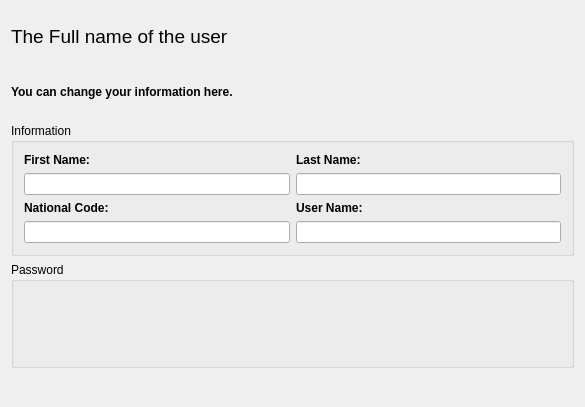
<?xml version="1.0" encoding="UTF-8"?>
<ui version="4.0">
 <class>UserEdit</class>
 <widget class="QDialog" name="UserEdit">
  <property name="geometry">
   <rect>
    <x>0</x>
    <y>0</y>
    <width>585</width>
    <height>407</height>
   </rect>
  </property>
  <property name="windowTitle">
   <string>Dialog</string>
  </property>
  <layout class="QGridLayout" name="gridLayout_4">
   <item row="0" column="0" colspan="6">
    <layout class="QGridLayout" name="gridLayout_3">
     <item row="0" column="0">
      <widget class="QLabel" name="label">
       <property name="sizePolicy">
        <sizepolicy hsizetype="MinimumExpanding" vsizetype="Preferred">
         <horstretch>0</horstretch>
         <verstretch>0</verstretch>
        </sizepolicy>
       </property>
       <property name="font">
        <font>
         <pointsize>14</pointsize>
         <fontweight>ExtraLight</fontweight>
        </font>
       </property>
       <property name="text">
        <string>The Full name of the user</string>
       </property>
      </widget>
     </item>
     <item row="1" column="0">
      <widget class="QLabel" name="label_2">
       <property name="sizePolicy">
        <sizepolicy hsizetype="MinimumExpanding" vsizetype="Preferred">
         <horstretch>0</horstretch>
         <verstretch>0</verstretch>
        </sizepolicy>
       </property>
       <property name="font">
        <font>
         <bold>true</bold>
        </font>
       </property>
       <property name="text">
        <string>You can change your information here.</string>
       </property>
      </widget>
     </item>
     <item row="0" column="1" rowspan="2">
      <widget class="QPushButton" name="pushButton">
       <property name="text">
        <string/>
       </property>
       <property name="icon">
        <iconset resource="resources.qrc">
         <normaloff>:/images/widgets/back.png</normaloff>:/images/widgets/back.png</iconset>
       </property>
       <property name="iconSize">
        <size>
         <width>48</width>
         <height>48</height>
        </size>
       </property>
       <property name="flat">
        <bool>true</bool>
       </property>
      </widget>
     </item>
    </layout>
   </item>
   <item row="2" column="0" colspan="6">
    <widget class="QGroupBox" name="gridGroupBox">
     <property name="title">
      <string>Password</string>
     </property>
     <layout class="QGridLayout" name="gridLayout_2"/>
    </widget>
   </item>
   <item row="3" column="5">
    <spacer name="horizontalSpacer_2">
     <property name="orientation">
      <enum>Qt::Orientation::Horizontal</enum>
     </property>
     <property name="sizeHint" stdset="0">
      <size>
       <width>40</width>
       <height>20</height>
      </size>
     </property>
    </spacer>
   </item>
   <item row="3" column="0">
    <spacer name="horizontalSpacer">
     <property name="orientation">
      <enum>Qt::Orientation::Horizontal</enum>
     </property>
     <property name="sizeHint" stdset="0">
      <size>
       <width>40</width>
       <height>20</height>
      </size>
     </property>
    </spacer>
   </item>
   <item row="3" column="2" colspan="3">
    <widget class="QPushButton" name="pushButton_2">
     <property name="text">
      <string/>
     </property>
     <property name="icon">
      <iconset resource="resources.qrc">
       <normaloff>:/images/widgets/check.png</normaloff>:/images/widgets/check.png</iconset>
     </property>
     <property name="iconSize">
      <size>
       <width>48</width>
       <height>48</height>
      </size>
     </property>
     <property name="flat">
      <bool>true</bool>
     </property>
    </widget>
   </item>
   <item row="1" column="0" colspan="6">
    <widget class="QGroupBox" name="">
     <property name="title">
      <string>Information</string>
     </property>
     <layout class="QGridLayout" name="gridLayout">
      <property name="leftMargin">
       <number>10</number>
      </property>
      <property name="topMargin">
       <number>10</number>
      </property>
      <property name="rightMargin">
       <number>10</number>
      </property>
      <property name="bottomMargin">
       <number>10</number>
      </property>
      <item row="0" column="1">
       <widget class="QLabel" name="label_7">
        <property name="font">
         <font>
          <bold>true</bold>
         </font>
        </property>
        <property name="text">
         <string>Last Name:</string>
        </property>
       </widget>
      </item>
      <item row="2" column="1">
       <widget class="QLabel" name="label_6">
        <property name="font">
         <font>
          <bold>true</bold>
         </font>
        </property>
        <property name="text">
         <string>User Name:</string>
        </property>
       </widget>
      </item>
      <item row="3" column="1">
       <widget class="QLineEdit" name="lineEdit_4"/>
      </item>
      <item row="0" column="0">
       <widget class="QLabel" name="label_3">
        <property name="font">
         <font>
          <bold>true</bold>
         </font>
        </property>
        <property name="text">
         <string>First Name:</string>
        </property>
       </widget>
      </item>
      <item row="2" column="0">
       <widget class="QLabel" name="label_5">
        <property name="font">
         <font>
          <bold>true</bold>
         </font>
        </property>
        <property name="text">
         <string>National Code:</string>
        </property>
       </widget>
      </item>
      <item row="1" column="1">
       <widget class="QLineEdit" name="lineEdit_2"/>
      </item>
      <item row="1" column="0">
       <widget class="QLineEdit" name="lineEdit_5"/>
      </item>
      <item row="3" column="0">
       <widget class="QLineEdit" name="lineEdit_3"/>
      </item>
     </layout>
    </widget>
   </item>
  </layout>
 </widget>
 <resources>
  <include location="resources.qrc"/>
 </resources>
 <connections/>
</ui>
